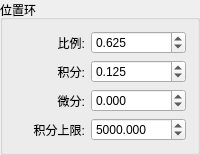
              <widget class="QGroupBox" name="groupBox_7">
               <property name="title">
                <string>位置环</string>
               </property>
               <layout class="QHBoxLayout" name="horizontalLayout_13">
                <item>
                 <layout class="QVBoxLayout" name="verticalLayout_42">
                  <item>
                   <widget class="QLabel" name="label_36">
                    <property name="sizePolicy">
                     <sizepolicy hsizetype="Preferred" vsizetype="Preferred">
                      <horstretch>0</horstretch>
                      <verstretch>0</verstretch>
                     </sizepolicy>
                    </property>
                    <property name="text">
                     <string>比例:</string>
                    </property>
                    <property name="alignment">
                     <set>Qt::AlignRight|Qt::AlignTrailing|Qt::AlignVCenter</set>
                    </property>
                   </widget>
                  </item>
                  <item>
                   <widget class="QLabel" name="label_37">
                    <property name="sizePolicy">
                     <sizepolicy hsizetype="Preferred" vsizetype="Preferred">
                      <horstretch>0</horstretch>
                      <verstretch>0</verstretch>
                     </sizepolicy>
                    </property>
                    <property name="text">
                     <string>积分:</string>
                    </property>
                    <property name="alignment">
                     <set>Qt::AlignRight|Qt::AlignTrailing|Qt::AlignVCenter</set>
                    </property>
                   </widget>
                  </item>
                  <item>
                   <widget class="QLabel" name="label_38">
                    <property name="sizePolicy">
                     <sizepolicy hsizetype="Preferred" vsizetype="Preferred">
                      <horstretch>0</horstretch>
                      <verstretch>0</verstretch>
                     </sizepolicy>
                    </property>
                    <property name="text">
                     <string>微分:</string>
                    </property>
                    <property name="alignment">
                     <set>Qt::AlignRight|Qt::AlignTrailing|Qt::AlignVCenter</set>
                    </property>
                   </widget>
                  </item>
                  <item>
                   <widget class="QLabel" name="label_39">
                    <property name="sizePolicy">
                     <sizepolicy hsizetype="Preferred" vsizetype="Preferred">
                      <horstretch>0</horstretch>
                      <verstretch>0</verstretch>
                     </sizepolicy>
                    </property>
                    <property name="text">
                     <string>积分上限:</string>
                    </property>
                    <property name="alignment">
                     <set>Qt::AlignRight|Qt::AlignTrailing|Qt::AlignVCenter</set>
                    </property>
                   </widget>
                  </item>
                 </layout>
                </item>
                <item>
                 <layout class="QVBoxLayout" name="verticalLayout_43">
                  <item>
                   <widget class="QDoubleSpinBox" name="doubleSpinBox_position_p">
                    <property name="sizePolicy">
                     <sizepolicy hsizetype="Preferred" vsizetype="Fixed">
                      <horstretch>0</horstretch>
                      <verstretch>0</verstretch>
                     </sizepolicy>
                    </property>
                    <property name="decimals">
                     <number>3</number>
                    </property>
                    <property name="minimum">
                     <double>-99999999.000000000000000</double>
                    </property>
                    <property name="maximum">
                     <double>99999999.000000000000000</double>
                    </property>
                    <property name="value">
                     <double>0.625000000000000</double>
                    </property>
                   </widget>
                  </item>
                  <item>
                   <widget class="QDoubleSpinBox" name="doubleSpinBox_position_i">
                    <property name="sizePolicy">
                     <sizepolicy hsizetype="Preferred" vsizetype="Fixed">
                      <horstretch>0</horstretch>
                      <verstretch>0</verstretch>
                     </sizepolicy>
                    </property>
                    <property name="decimals">
                     <number>3</number>
                    </property>
                    <property name="minimum">
                     <double>-99999999.000000000000000</double>
                    </property>
                    <property name="maximum">
                     <double>99999999.000000000000000</double>
                    </property>
                    <property name="value">
                     <double>0.125000000000000</double>
                    </property>
                   </widget>
                  </item>
                  <item>
                   <widget class="QDoubleSpinBox" name="doubleSpinBox_position_d">
                    <property name="sizePolicy">
                     <sizepolicy hsizetype="Preferred" vsizetype="Fixed">
                      <horstretch>0</horstretch>
                      <verstretch>0</verstretch>
                     </sizepolicy>
                    </property>
                    <property name="decimals">
                     <number>3</number>
                    </property>
                    <property name="minimum">
                     <double>-99999999.000000000000000</double>
                    </property>
                    <property name="maximum">
                     <double>99999999.000000000000000</double>
                    </property>
                   </widget>
                  </item>
                  <item>
                   <widget class="QDoubleSpinBox" name="doubleSpinBox_position_max_i">
                    <property name="sizePolicy">
                     <sizepolicy hsizetype="Preferred" vsizetype="Fixed">
                      <horstretch>0</horstretch>
                      <verstretch>0</verstretch>
                     </sizepolicy>
                    </property>
                    <property name="decimals">
                     <number>3</number>
                    </property>
                    <property name="minimum">
                     <double>-99999999.000000000000000</double>
                    </property>
                    <property name="maximum">
                     <double>99999999.000000000000000</double>
                    </property>
                    <property name="value">
                     <double>5000.000000000000000</double>
                    </property>
                   </widget>
                  </item>
                 </layout>
                </item>
               </layout>
              </widget>
